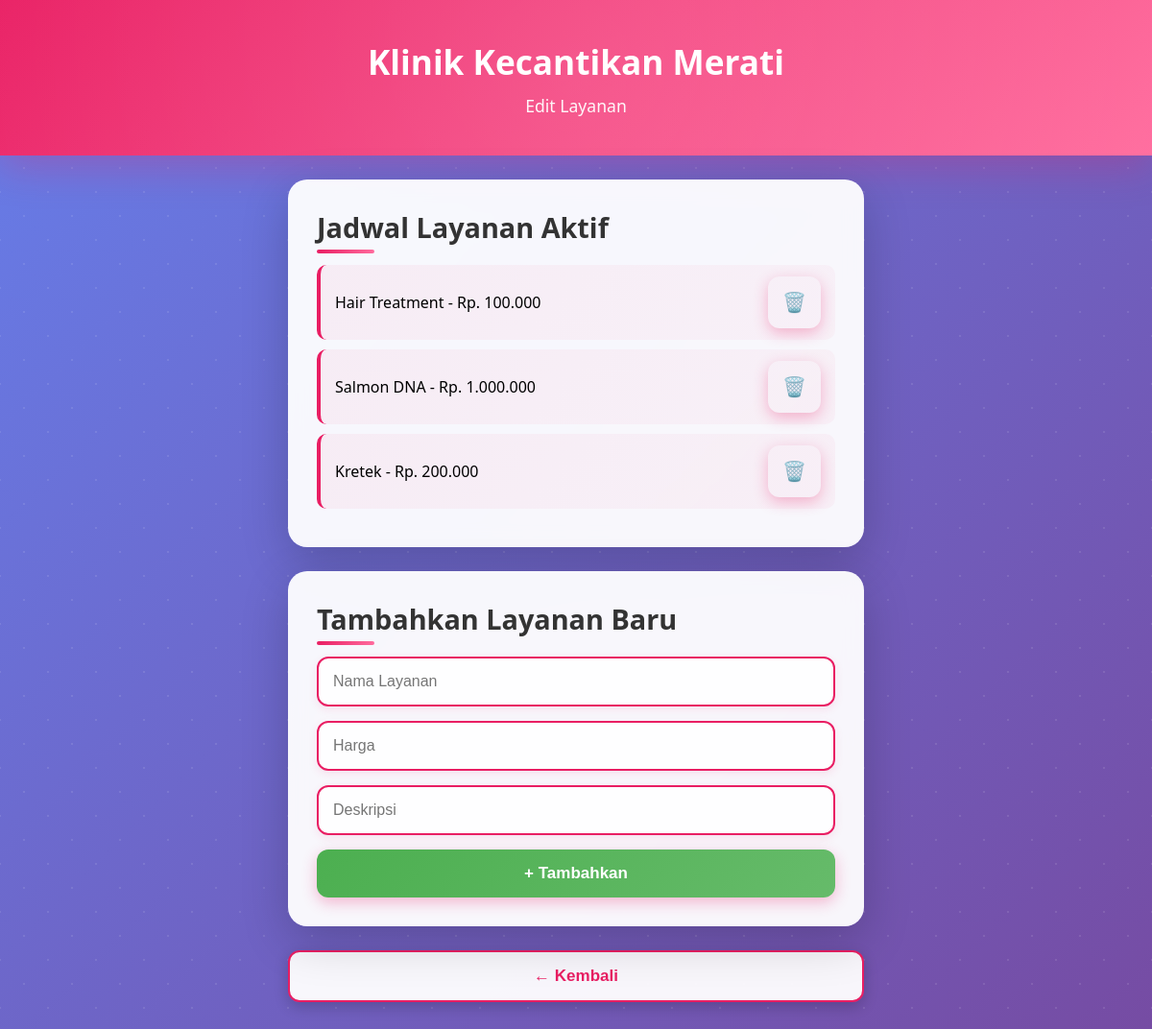
The app's page /edit_layanan.php (signed in) with its own data.
### tables this page shows
CREATE TABLE `master_treatment` (
  `id` int NOT NULL,
  `layanan` varchar(255) NOT NULL,
  `hapus` int NOT NULL,
  `harga` varchar(255) NOT NULL,
  `deskripsi` text NOT NULL
);

### edit_layanan.php (the view, shortened to what this page needs)
<?php
include "koneksi.php";
$layanan = [];
$sql = "select* from master_treatment where hapus=0";
$result = mysqli_query($conn, $sql);
$ndata = mysqli_num_rows($result);
if ($ndata > 0) {
    while ($row = mysqli_fetch_assoc($result)) {
        $layanan[] = $row;
    }
} else {
    $layanan[] = ['id' => 0, 'layanan' => 'Tidak ada jadwal tersedia'];
}
?>
<!DOCTYPE html>
<html lang="id">
<head>
    <link rel="stylesheet" href="style_payment.css">
</head>
<body>
    <div id="payment" class="page active">
        <header>
            <h1>Klinik Kecantikan Merati</h1>
            <p>Edit Layanan</p>
        </header>
        <section>
            <h2>Jadwal Layanan Aktif</h2>
            <?php if ($ndata > 0): ?>
                <?php foreach ($layanan as $j): ?>
                    <div class="jam-item">
                        <span><?= htmlspecialchars($j['layanan']); ?> - Rp. <?= $j['harga']?></span>
                        <form action="" method="POST" style="margin:0;">
                            <button type="submit" class="hapus-btn" title="Hapus jam ini">🗑️</button>
                        </form>
                    </div>
                <?php endforeach; ?>
            <?php else: ?>
                <p>Tidak ada jadwal tersedia</p>
            <?php endif; ?>
        </section>
        <section>
            <h2>Tambahkan Layanan Baru</h2>
            <form action="" method="POST">
                <input type="text" name="layanan" placeholder="Nama Layanan" required/>
                <input type="text" name="harga" placeholder="Harga" required/>
                <input type="text" name="deskripsi" placeholder="Deskripsi" required/>
                <button type="submit" class="success-btn">+ Tambahkan</button>
            </form>
        </section>
        <button class="back-button" onclick="window.location.href='home.php'">← Kembali</button>
    </div>
</body>
</html>

### style_payment.css (style rules this page uses)
* { margin: 0; padding: 0; box-sizing: border-box; }
body { font-family: 'Segoe UI', Tahoma, Geneva, Verdana, sans-serif; background: linear-gradient(135deg, #667eea 0%, #764ba2 100%); min-height: 100vh; position: relative; overflow-x: hidden; padding-bottom: 40px; }
body::before { content: ''; position: fixed; width: 200%; height: 200%; background-image: radial-gradient(circle, rgba(255,255,255,0.1) 1px, transparent 1px), radial-gradient(circle, rgba(255,255,255,0.1) 1px, transparent 1px); background-size: 50px 50px; background-position: 0 0, 25px 25px; animation: moveBackground 20s linear infinite; z-index: 0; }
.page { position: relative; z-index: 1; animation: pageLoad 0.8s ease-out; }
header { background: linear-gradient(135deg, #e91e63 0%, #ff6b9d 100%); color: white; padding: 40px 20px; text-align: center; box-shadow: 0 10px 40px rgba(233, 30, 99, 0.3); position: relative; overflow: hidden; }
header::before { content: ''; position: absolute; top: -50%; right: -50%; width: 200%; height: 200%; background: radial-gradient(circle, rgba(255,255,255,0.1) 0%, transparent 70%); animation: headerGlow 3s ease-in-out infinite; }
header h1 { font-size: 2.2em; margin-bottom: 10px; position: relative; z-index: 1; animation: titleFloat 3s ease-in-out infinite; }
header p { font-size: 1.1em; opacity: 0.95; position: relative; z-index: 1; }
section { background: rgba(255, 255, 255, 0.95); backdrop-filter: blur(10px); margin: 25px auto; padding: 30px; max-width: 600px; border-radius: 20px; box-shadow: 0 15px 50px rgba(0, 0, 0, 0.2); animation: sectionFadeIn 0.6s ease-out backwards; }
section:nth-child(2) { animation-delay: 0.1s; }
section:nth-child(3) { animation-delay: 0.2s; }
h2 { color: #333; font-size: 1.8em; margin-bottom: 20px; position: relative; display: inline-block; }
h2::after { content: ''; position: absolute; bottom: -8px; left: 0; width: 60px; height: 4px; background: linear-gradient(90deg, #e91e63, #ff6b9d); border-radius: 2px; animation: lineExpand 2s ease-in-out infinite; }
section button { width: 100%; background: linear-gradient(135deg, #e91e63 0%, #ff6b9d 100%); color: white; border: none; padding: 15px; font-size: 17px; font-weight: bold; border-radius: 12px; cursor: pointer; transition: all 0.3s ease; position: relative; overflow: hidden; box-shadow: 0 5px 15px rgba(233, 30, 99, 0.3); margin-bottom: 15px; }
section button::before { content: ''; position: absolute; top: 50%; left: 50%; width: 0; height: 0; border-radius: 50%; background: rgba(255, 255, 255, 0.4); transform: translate(-50%, -50%); transition: width 0.6s, height 0.6s; }
section button:last-of-type { margin-bottom: 0; }
.back-button { display: block; width: calc(100% - 50px); max-width: 600px; margin: 25px auto; background: rgba(255, 255, 255, 0.95); color: #e91e63; border: 2px solid #e91e63; padding: 15px; font-size: 17px; font-weight: bold; border-radius: 12px; cursor: pointer; transition: all 0.3s ease; box-shadow: 0 5px 15px rgba(0, 0, 0, 0.2); }
.success-btn { background: linear-gradient(135deg, #4caf50 0%, #66bb6a 100%) !important; }

### edit_layanan.php (style rules this page uses)
form { display: flex; flex-direction: column; gap: 15px; }
input[type="text"] { width: 100%; padding: 15px; border: 2px solid #e91e63; border-radius: 12px; font-size: 16px; color: #333; outline: none; background: rgba(255, 255, 255, 0.9); transition: all 0.3s ease; box-shadow: 0 3px 10px rgba(233, 30, 99, 0.1); }
.jam-item { display: flex; align-items: center; justify-content: space-between; background: linear-gradient(135deg, rgba(233, 30, 99, 0.05) 0%, rgba(255, 107, 157, 0.05) 100%); border-radius: 10px; border-left: 4px solid #e91e63; padding: 12px 15px; margin-bottom: 10px; animation: slideIn 0.5s ease-out; }
.hapus-btn { background: none; border: none; color: #e91e63; font-size: 20px; cursor: pointer; transition: transform 0.2s ease, color 0.3s ease; }

### records on screen
master_treatment: layanan "Hair Treatment", harga "100.000"
master_treatment: layanan "Salmon DNA", harga "1.000.000"
master_treatment: layanan "Kretek", harga "200.000"
